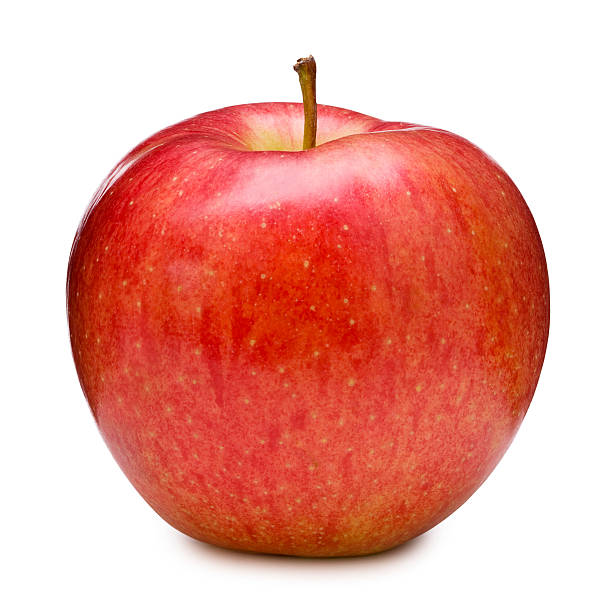
#> input picture EXP_1 HISTOGRAM EQUALIZATION WITH IMAGE/sample.jpg, 612 x 612 px
$ python 'histogram equalization.py'
#> lines starting #> are read from the running program, lines starting #| are printed output that depends on the picture
import cv2
import numpy as np
from PIL import Image

img = cv2.imread("sample.jpg",0)
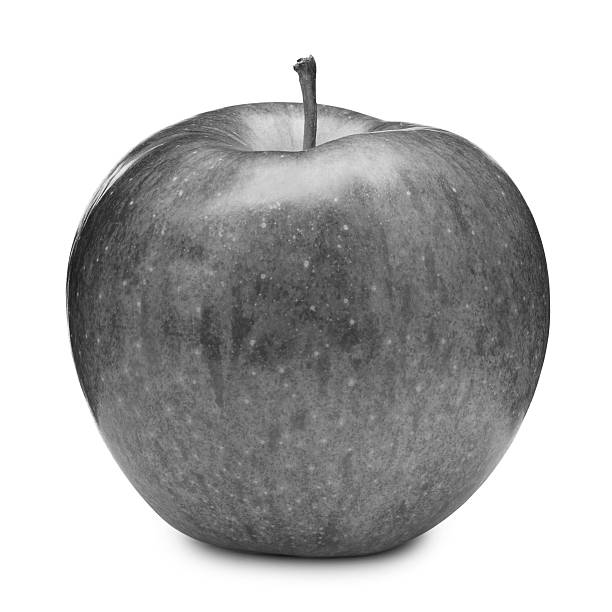
#> img: shape (612, 612); min 9, max 255, mean 186
equ = cv2.equalizeHist(img)
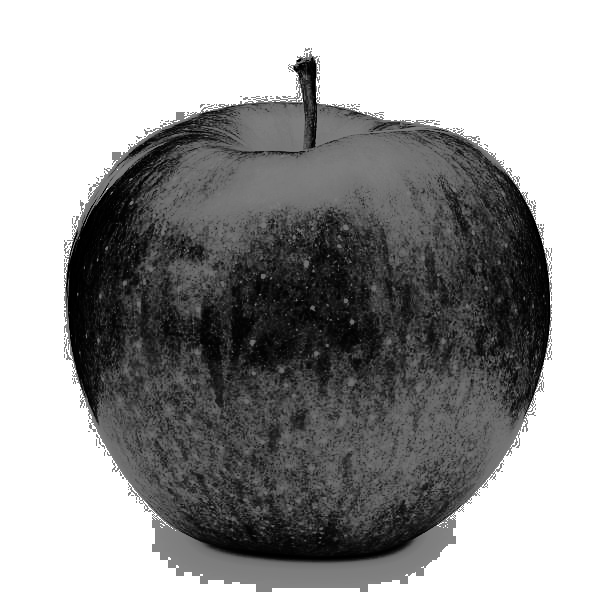
#> equ: shape (612, 612); min 0, max 255, mean 157.9
res = np.hstack((img,equ))
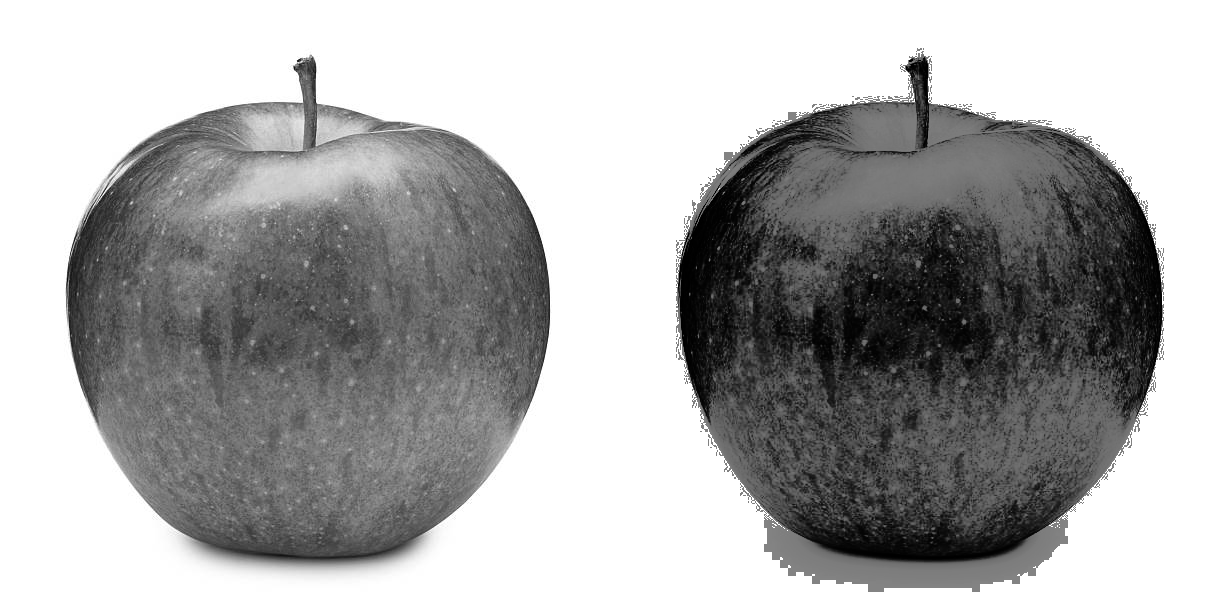
#> res: shape (612, 1224); min 0, max 255, mean 172

cv2.imshow('Image',res)

cv2.waitKey(0)
cv2.destroyWindow()
